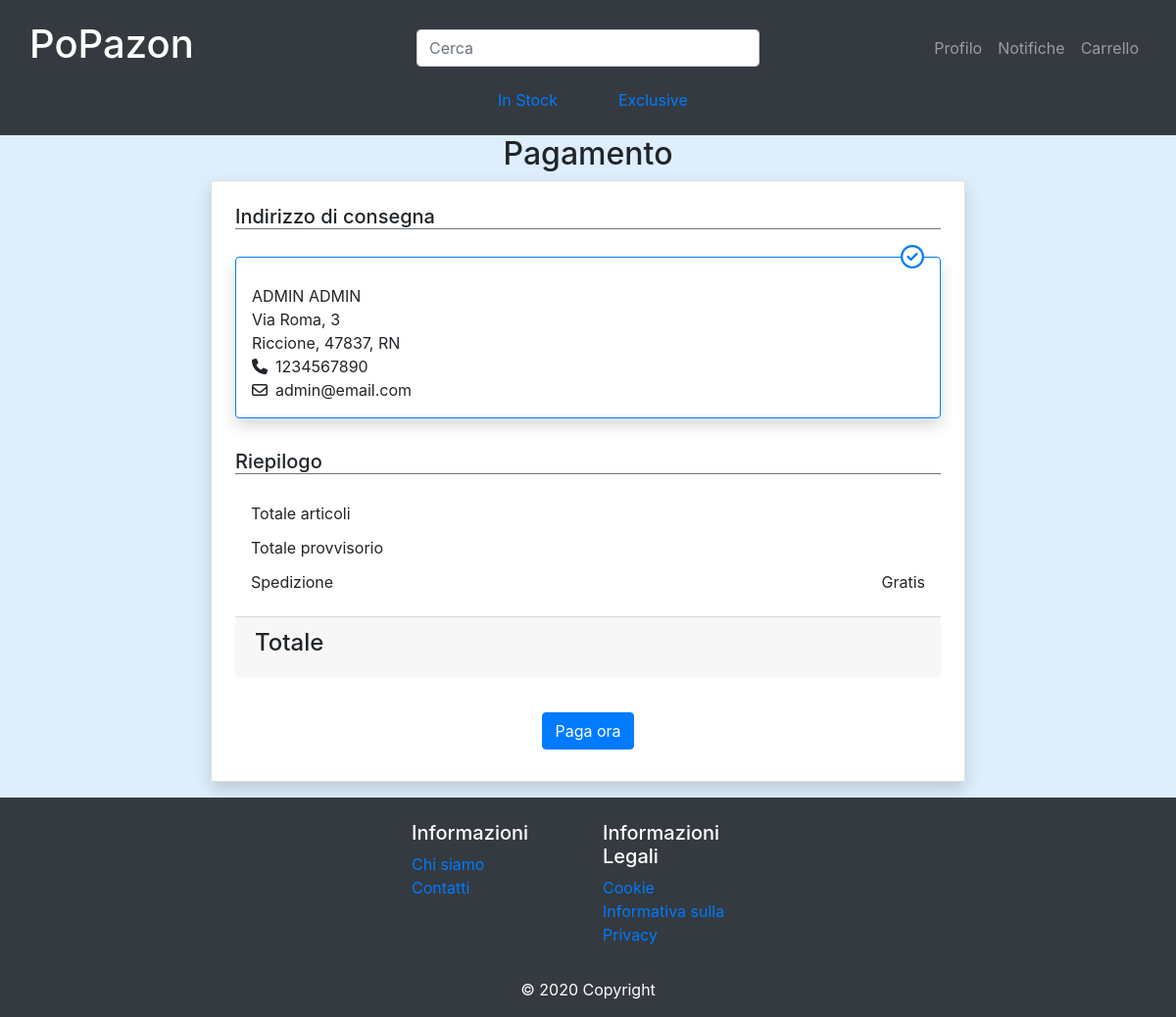
The page /pagamento.php (signed in) on the database its author committed.
### tables this page shows
CREATE TABLE `persona` (
  `email` varchar(50) NOT NULL,
  `pw` varchar(100) NOT NULL,
  `nome` varchar(25) NOT NULL,
  `cognome` varchar(25) NOT NULL,
  `cel` bigint(10) NOT NULL,
  `salt` char(4) NOT NULL,
  `provincia` char(2) NOT NULL,
  `cap` int(5) NOT NULL,
  `numero` int(4) NOT NULL,
  `via` varchar(100) NOT NULL,
  `citta` varchar(50) NOT NULL,
  `newsletter` tinyint(1) DEFAULT NULL,
  `pIva` bigint(11) DEFAULT NULL
);

### src/pagamento.php (called while the page is built, shortened)
<?php
    require_once("bootstrap.php");
    if(isUserLoggedIn($_SESSION["email"])){
        $templateParams["nome"] = "template/pagamento.php";
        $templateParams["user"] = $dbh->getInfoUser($_SESSION['email'])[0];
        $templateParams["totale"] = $_POST["totale"];
        $templateParams["numArticoli"] = $_POST["nArt"];
        $templateParams["icon"] = array("src='https://kit.fontawesome.com/f822048abe.js'");
    } else {
        header("location: homeAutenticazione.php");
    }
    require("template/base.php");
?>

### src/utils/readConfig.php (called while the page is built, shortened)
<?php
    class ReadConfig{
        private $json;
        public function __construct(){
            $this->str = file_get_contents(__DIR__."/../../config.json");
            $this->json = json_decode($this->str,true)["db"];
        }
        public function getServername(){
            return $this->json["servername"];
        }
        public function getUsername(){
            return $this->json["username"];
        }
        public function getPassword(){
            return $this->json["password"];
        }
        public function getDbName(){
            return $this->json["dbname"];
        }
        public function getPort(){
            return $this->json["port"];
        }
    }
?>

### src/bootstrap.php (called while the page is built, shortened)
<?php
    require_once("db/database.php");
    require_once("utils/readConfig.php");
    $readConf = new ReadConfig();
    $dbh = new DatabaseHelper($readConf->getServername(),
                                $readConf->getUsername(),
                                $readConf->getPassword(),
                                $readConf->getDbName(),
                                $readConf->getPort());
?>

### src/db/database.php (called while the page is built, shortened)
<?php
    class DatabaseHelper{
        private $db;
        public function __construct($servername, $username, $password, $dbname, $port){
            $this->db = new mysqli($servername, $username, $password, $dbname, $port);
        }
        public function getInfoUser($email){
            $stmt = $this->db->prepare("SELECT `email`, `nome`, `cognome`, `cel`, `provincia`, `cap`, `numero`, `via`, `citta`, `newsletter`, `pIva`
                                        FROM persona
                                        WHERE email = ?");
            $stmt->bind_param("s", $email);
            $stmt->execute();
            $result = $stmt->get_result();
            return $result->fetch_all(MYSQLI_ASSOC);
        }
}
?>

### src/template/pagamento.php (the view, shortened to what this page needs)
<div class="row text-center">
    <div class="col-12 col-md-12">
        <h2>Pagamento</h2>
    </div>
</div>
<div class="row rowCart">
    <div class="col-md-2"></div>
    <div class="col-md-8 mb-3">
        <div class="d-flex shadow">
            <div class="card flex-fill p-4">
                <h5 class="mb-3 border-bottom border-secondary">Indirizzo di consegna</h5>
                <fieldset class="border border-primary rounded p-3 mb-3 shadow">
                    <legend class="text-primary text-right w-auto mb-0 far fa-check-circle"></legend>
                    <div><?php echo $templateParams["user"]["nome"]; ?> <?php echo $templateParams["user"]["cognome"]; ?></div>
                    <div><?php echo $templateParams["user"]["via"]; ?>, <?php echo $templateParams["user"]["numero"]; ?></div>
                    <div><?php echo $templateParams["user"]["citta"]; ?>, <?php echo $templateParams["user"]["cap"]; ?>, <?php echo $templateParams["user"]["provincia"]; ?></div>
                    <div><span class="fas fa-phone mr-2"></span><?php echo $templateParams["user"]["cel"]; ?></div>
                    <div><span class="far fa-envelope mr-2"></span><?php echo $templateParams["user"]["email"]; ?></div>
                </fieldset>
                <h5 class="my-3 border-bottom border-secondary">Riepilogo</h5>
                <ul class="list-group list-group-flush border-0">
                    <li class="list-group-item d-flex justify-content-between align-items-center border-0 px-0 pb-0 mx-3">
                        Totale articoli
                    </li>
                    <li class="list-group-item d-flex justify-content-between align-items-center border-0 px-0 pb-0 mx-3">
                        Totale provvisorio
                    </li>
                    <li class="list-group-item d-flex justify-content-between align-items-center px-0 border-0 mx-3">
                        Spedizione
                        <span>Gratis</span>
                    </li>
                    <li class="list-group-item align-items-center border-0 px-0 mb-3">
                        <div class="card-footer font-weight-bold">
                            <h4>Totale
                            </h4>
                        </div>
                    </li>
                </ul>
                <form action="gestisciPagamento.php" method="post">
                    <div class="text-center">
                        <button class="btn btn-primary credit-button my-2" type="submit">Paga ora</button>
                    </div>
                </form>
            </div>
        </div>
    </div>
    <div class="col-md-2"></div>
</div>

### src/css/style.css (style rules this page uses)
body { background-color: rgb(197 226 252 / 56%); }
.fas { font-size:40px; }
.fa-phone { font-size:16px; }
* { box-sizing: border-box }

### rows shown on the page
persona: nome "ADMIN", cognome "ADMIN", via "Via Roma", numero "3", citta "Riccione", cap "47837", provincia "RN", cel "1234567890", email "admin@email.com"
